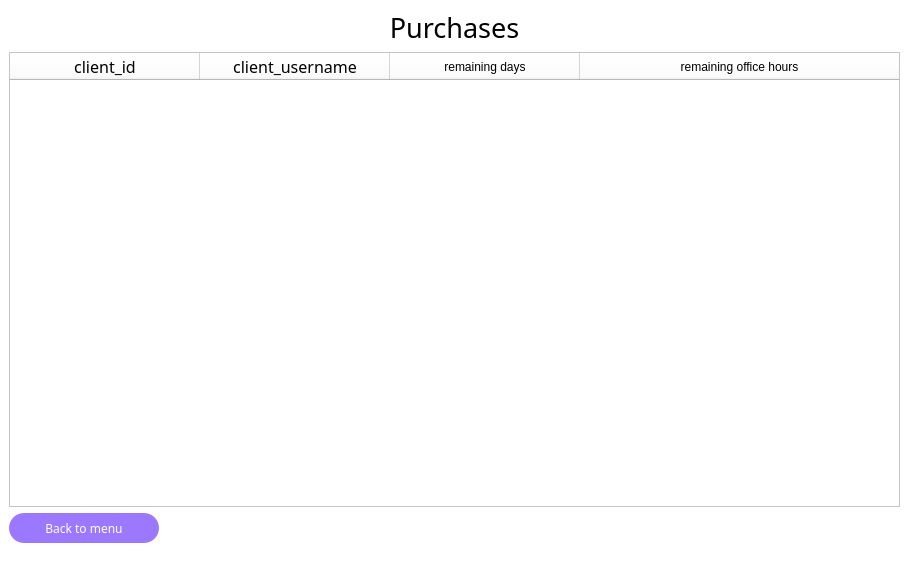
<?xml version="1.0" encoding="UTF-8"?>
<ui version="4.0">
 <class>Purchases</class>
 <widget class="QMainWindow" name="Purchases">
  <property name="geometry">
   <rect>
    <x>0</x>
    <y>0</y>
    <width>909</width>
    <height>574</height>
   </rect>
  </property>
  <property name="windowTitle">
   <string>Purchases</string>
  </property>
  <property name="windowIcon">
   <iconset>
    <normaloff>../Images/logo.png</normaloff>../Images/logo.png</iconset>
  </property>
  <property name="styleSheet">
   <string notr="true">background-color: rgb(255, 255, 255);</string>
  </property>
  <widget class="QWidget" name="centralwidget">
   <layout class="QVBoxLayout" name="verticalLayout_2">
    <item>
     <layout class="QVBoxLayout" name="verticalLayout">
      <item>
       <widget class="QLabel" name="label">
        <property name="font">
         <font>
          <family>OCR A Extended</family>
          <pointsize>20</pointsize>
         </font>
        </property>
        <property name="styleSheet">
         <string notr="true">background-color: rgb(255, 255, 255);</string>
        </property>
        <property name="text">
         <string>Purchases</string>
        </property>
        <property name="alignment">
         <set>Qt::AlignCenter</set>
        </property>
       </widget>
      </item>
      <item>
       <widget class="QTableWidget" name="tablePurchases">
        <property name="sizePolicy">
         <sizepolicy hsizetype="Expanding" vsizetype="Expanding">
          <horstretch>0</horstretch>
          <verstretch>0</verstretch>
         </sizepolicy>
        </property>
        <property name="font">
         <font>
          <family>OCR A Extended</family>
          <pointsize>12</pointsize>
         </font>
        </property>
        <property name="styleSheet">
         <string notr="true">font: 12pt &quot;OCR A Extended&quot;;</string>
        </property>
        <property name="sizeAdjustPolicy">
         <enum>QAbstractScrollArea::AdjustToContentsOnFirstShow</enum>
        </property>
        <attribute name="horizontalHeaderCascadingSectionResizes">
         <bool>false</bool>
        </attribute>
        <attribute name="horizontalHeaderDefaultSectionSize">
         <number>190</number>
        </attribute>
        <attribute name="horizontalHeaderHighlightSections">
         <bool>false</bool>
        </attribute>
        <attribute name="horizontalHeaderStretchLastSection">
         <bool>true</bool>
        </attribute>
        <attribute name="verticalHeaderVisible">
         <bool>false</bool>
        </attribute>
        <attribute name="verticalHeaderCascadingSectionResizes">
         <bool>false</bool>
        </attribute>
        <attribute name="verticalHeaderDefaultSectionSize">
         <number>30</number>
        </attribute>
        <column>
         <property name="text">
          <string>client_id</string>
         </property>
         <property name="font">
          <font>
           <family>OCR A Extended</family>
           <pointsize>12</pointsize>
          </font>
         </property>
        </column>
        <column>
         <property name="text">
          <string>client_username</string>
         </property>
         <property name="font">
          <font>
           <family>OCR A Extended</family>
           <pointsize>12</pointsize>
          </font>
         </property>
        </column>
        <column>
         <property name="text">
          <string>remaining days</string>
         </property>
        </column>
        <column>
         <property name="text">
          <string>remaining office hours</string>
         </property>
        </column>
       </widget>
      </item>
      <item>
       <widget class="QPushButton" name="backToMenu">
        <property name="sizePolicy">
         <sizepolicy hsizetype="Fixed" vsizetype="Fixed">
          <horstretch>0</horstretch>
          <verstretch>0</verstretch>
         </sizepolicy>
        </property>
        <property name="minimumSize">
         <size>
          <width>150</width>
          <height>30</height>
         </size>
        </property>
        <property name="font">
         <font>
          <family>OCR A Extended</family>
         </font>
        </property>
        <property name="styleSheet">
         <string notr="true">QPushButton {
background-color:rgb(156, 120, 255);
border-radius: 15px;
color: rgb(255, 255, 255);

}

QPushButton:hover {
background-color:rgb(170, 145, 204);
border-radius: 15px;
color: rgb(255, 255, 255);

}
QPushButton:pressed {
background-color:rgb(125, 96, 204);
border-radius: 15px;
color: rgb(255, 255, 255);

}



</string>
        </property>
        <property name="text">
         <string>Back to menu</string>
        </property>
       </widget>
      </item>
     </layout>
    </item>
   </layout>
  </widget>
  <widget class="QMenuBar" name="menubar">
   <property name="geometry">
    <rect>
     <x>0</x>
     <y>0</y>
     <width>909</width>
     <height>26</height>
    </rect>
   </property>
  </widget>
  <widget class="QStatusBar" name="statusbar"/>
 </widget>
 <resources/>
 <connections/>
</ui>
